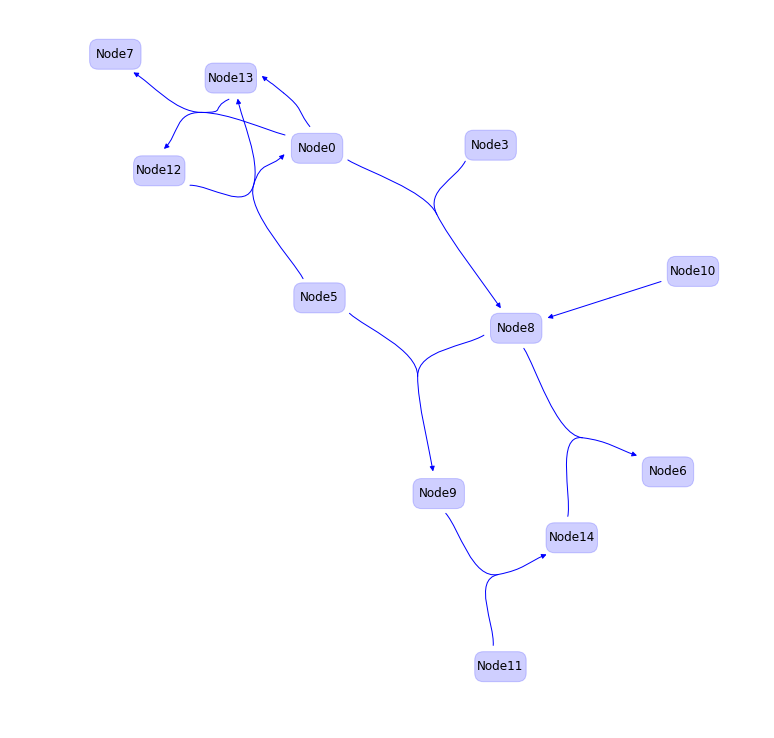
#> input picture demos/complicated_nodes.png, 774 x 738 px
$ python demo_images_pillow.py
#> lines starting #> are read from the running program, lines starting #| are printed output that depends on the picture
# https://stackoverflow.com/questions/26649716/how-to-show-pil-image-in-ipython-notebook

##
## Option 1
##

from PIL import Image                 # to load images
from IPython.display import display   # to display images

im = Image.open("complicated_nodes.png")
#> im is the input picture: PIL image 774x738 RGBA; mean R, G, B, A 252, 252, 254.4, 255

display(im)

# opens ImageMagick
# im.show()

print(im.format, im.size, im.mode)
#| PNG (774, 738) RGBA

out = im.resize((1000, 1000))
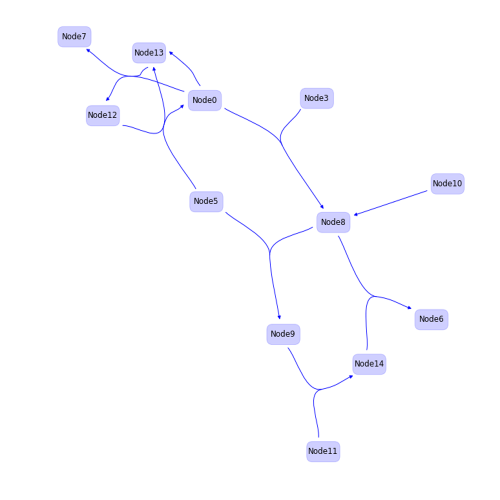
#> out: PIL image 1000x1000 RGBA (shown at 1/2 size); mean R, G, B, A 252, 252, 254.3, 255
type(out)
display(out)


##
## Option 2
##

from matplotlib.pyplot import imshow
import numpy as np
from PIL import Image

#%matplotlib inline
pil_im = Image.open("complicated_nodes.png", 'r')
imshow(np.asarray(pil_im))
#> (this line was passed over: IPython is not available in this run)
# unknown property width
#imshow(np.asarray(pil_im), width=1000, height=1000)
#imshow(random.rand(8, 90), interpolation='nearest', aspect='auto')

##
## Option 3
##

# from IPython.display import Image
# Image(filename="complicated_nodes.png")
from IPython.display import Image
im = Image(filename="complicated_nodes.png", width=500, height=500)
type(im)
display(im)


#from PIL import Image               # to load images
#from IPython.display import display # to display images

#pil_im = Image.open("complicated_nodes.png")
#display(pil_im)

## ------------------------------
# To see methods:
# -------------------------------
# PIL.Image.Image.tab

$ run again, with demos/Boris_EJB.png copied over demos/complicated_nodes.png
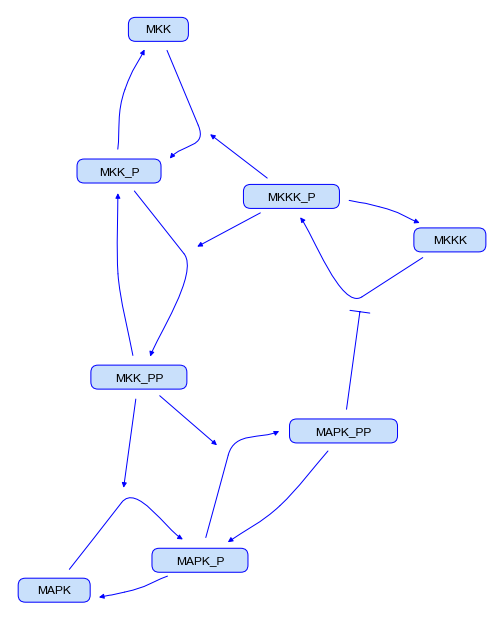
#> input picture demos/Boris_EJB.png, 503 x 620 px
#> im is the input picture: PIL image 503x620 RGBA; mean R, G, B, A 248.8, 249.9, 254.1, 255
#| PNG (503, 620) RGBA
#> `out = im.resize((1000, 1000))`:
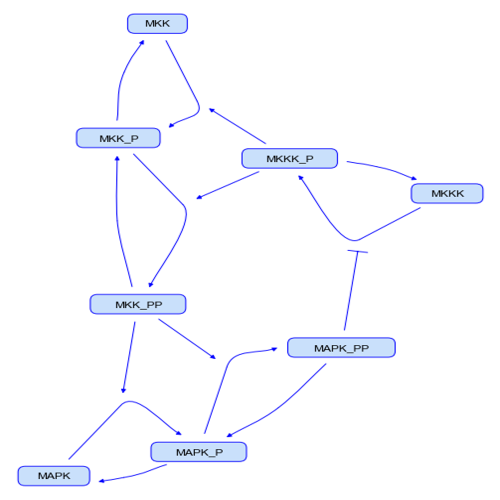
#> out: PIL image 1000x1000 RGBA (shown at 1/2 size); mean R, G, B, A 248.7, 249.8, 254.1, 255

$ run again, with demos/TCA_ecoli_glucose_BIOMD222.png copied over demos/complicated_nodes.png
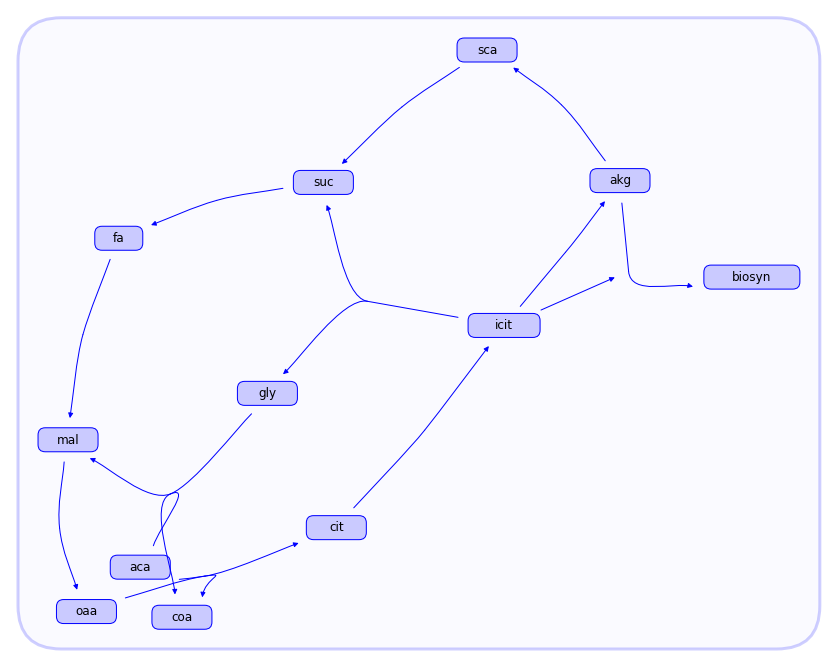
#> input picture demos/TCA_ecoli_glucose_BIOMD222.png, 837 x 667 px
#> im is the input picture: PIL image 837x667 RGBA; mean R, G, B, A 246.1, 246.1, 254.7, 255
#| PNG (837, 667) RGBA
#> `out = im.resize((1000, 1000))`:
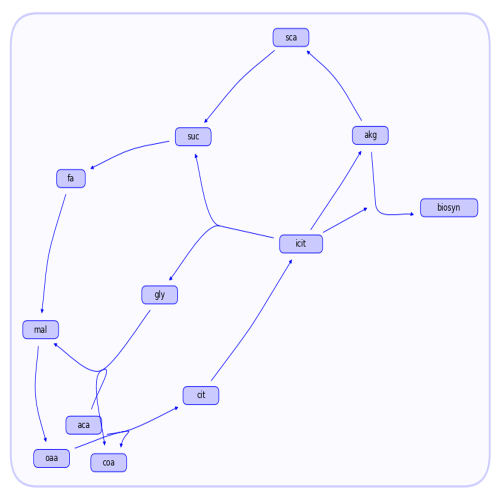
#> out: PIL image 1000x1000 RGBA (shown at 1/2 size); mean R, G, B, A 246.1, 246.1, 254.7, 255

$ run again, with demos/glycolysis_bm12.png copied over demos/complicated_nodes.png
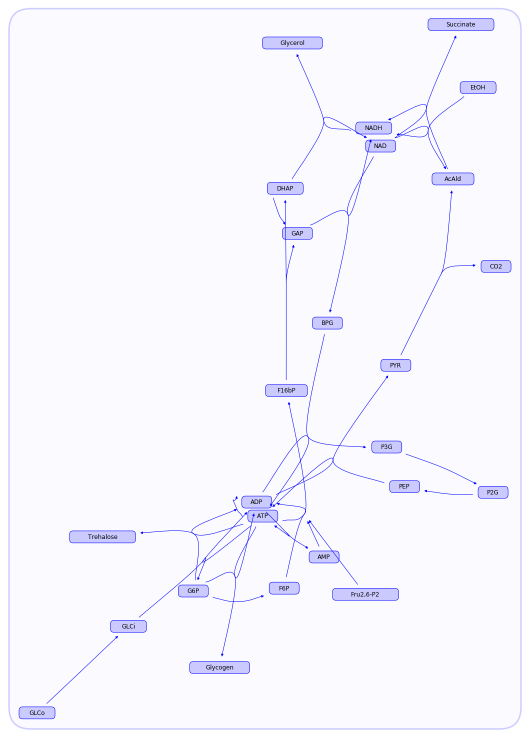
#> input picture demos/glycolysis_bm12.png, 1060 x 1476 px (shown at 1/2 size)
#> im is the input picture: PIL image 1060x1476 RGBA; mean R, G, B, A 246.3, 246.3, 254.6, 255
#| PNG (1060, 1476) RGBA
#> `out = im.resize((1000, 1000))`:
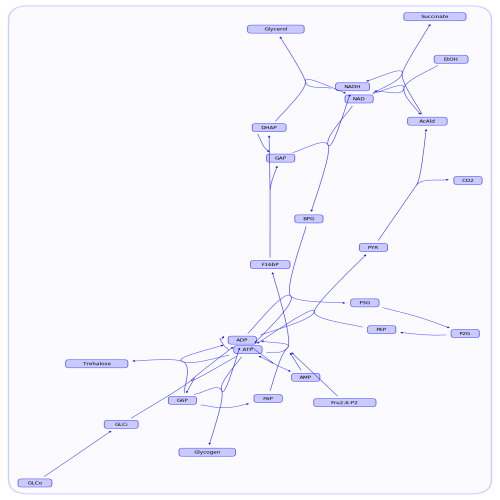
#> out: PIL image 1000x1000 RGBA (shown at 1/2 size); mean R, G, B, A 246.3, 246.3, 254.6, 255
